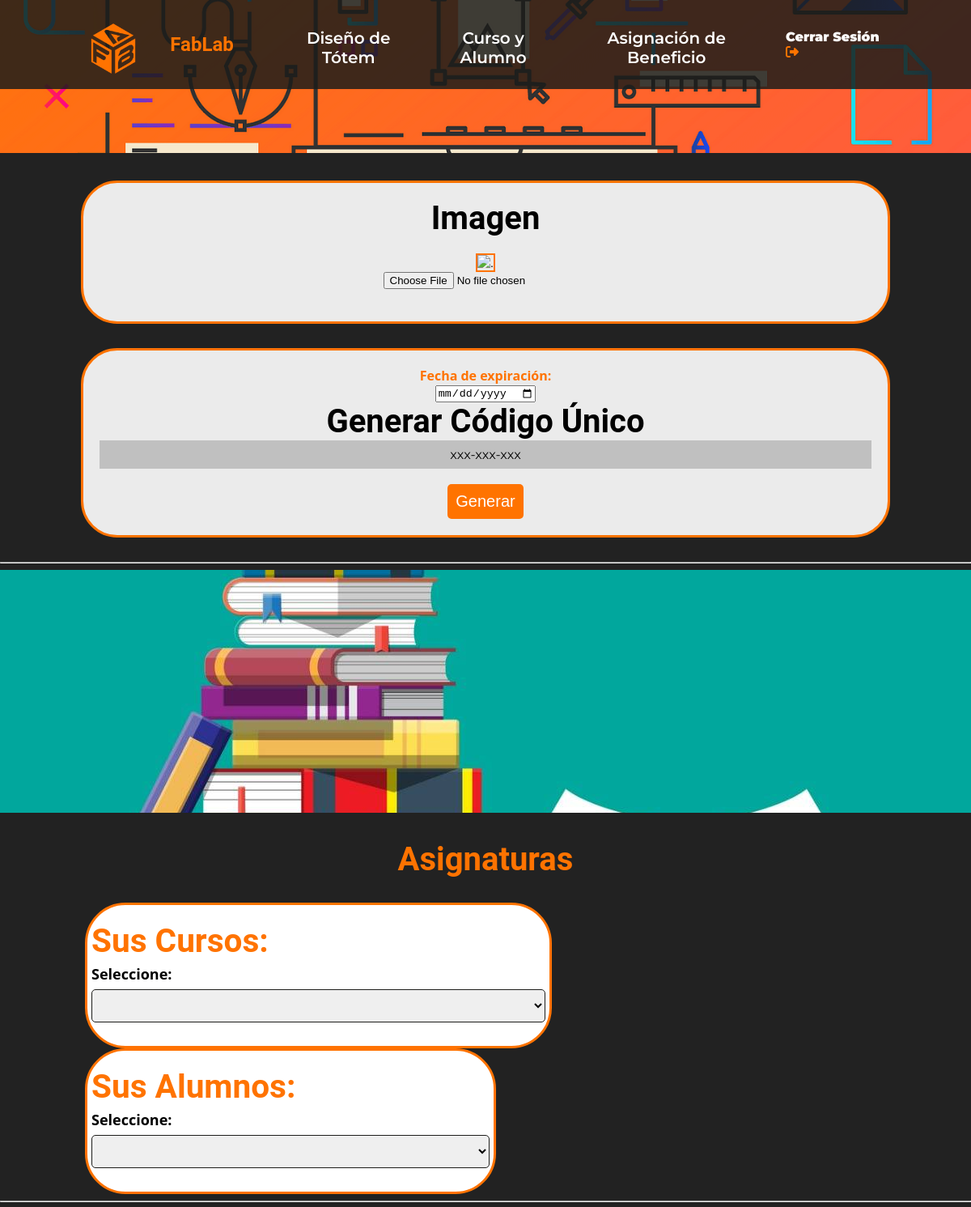
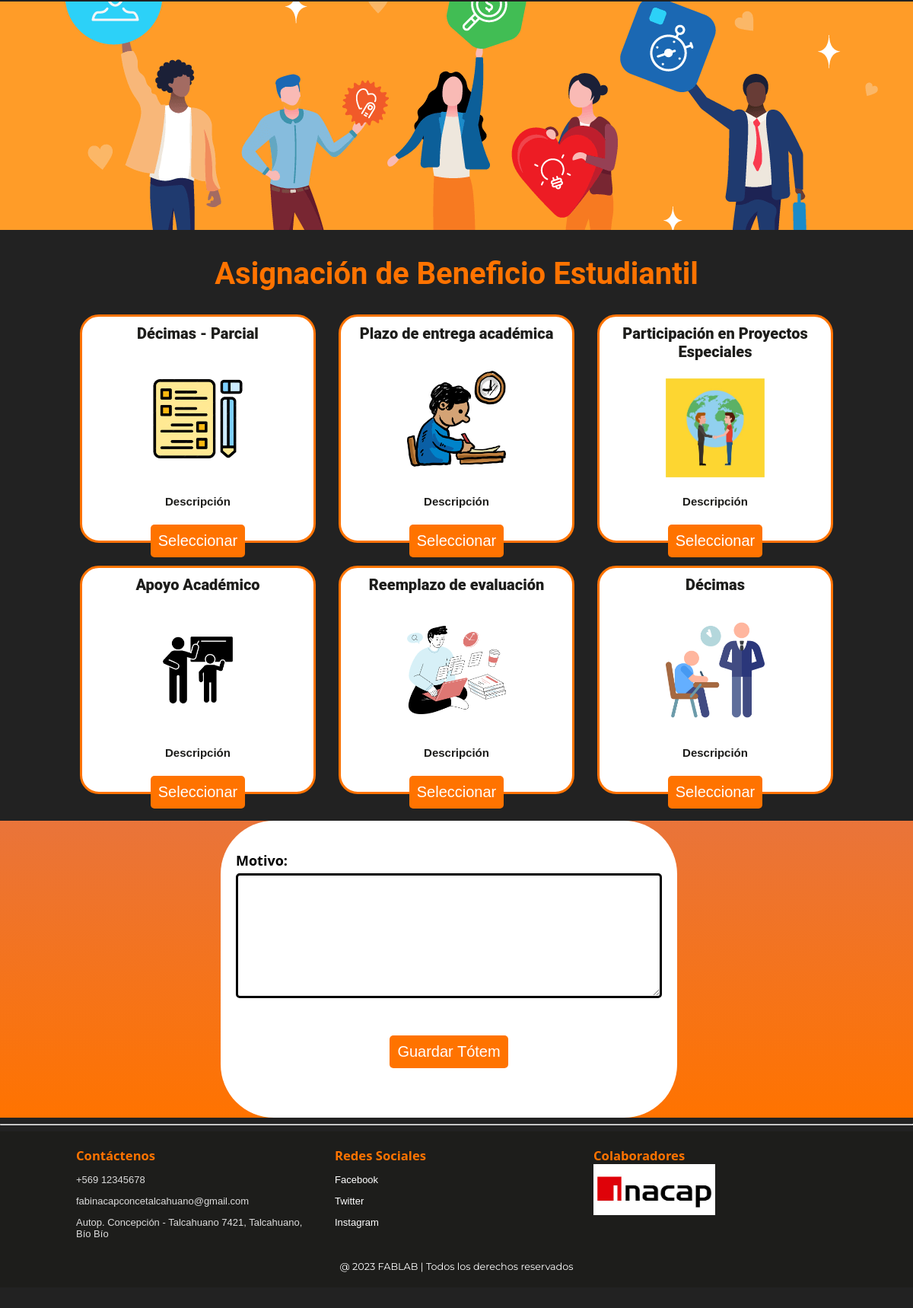
The app's page /diseno/ with its own data (2 pictures, top to bottom).
### core/models.py (models this page shows, shortened)
class Beneficio(models.Model):
    titulo = models.CharField(max_length=100)
    descripcion = models.CharField(max_length=100)
    requisitos = models.CharField(max_length=200)
    imagen = models.ImageField(upload_to='static/core/img/beneficios/', null=True, blank=True)

### core/views.py (the view)
# urls.py: path('diseno/', views.diseno,name="diseno"),
def diseno(request):
    disenoImg = Totem.objects.all()
    beneficios = Beneficio.objects.all()
    cursolistado = Curso.objects.all()
    alumnolist = Alumno.objects.all()
    return render(request,'core/diseno.html' ,{"img":disenoImg, "beneficios": beneficios, "cursos": cursolistado, "alumnos": alumnolist})

### core/templates/core/diseno.html (shortened to what this page needs)
{%extends 'core/base.html' %}
{%load static%}
{%block content%}
<section id="diseno-section" class="banner">
    <img src="{% static 'core/img/impresora3d.png'%}" alt="" class="banner__img">
</section>
<form action="{% url 'agregarTotemsDocente' %}" method="POST"  enctype="multipart/form-data">
    <main class="main">
        <section class="group--color">
            <div class="container">
                <label for="imagen" class="main__title">Imagen</label>
                <div class="diseño-totem">
                    <img id="uploaded-image" src="" alt=".">
                    <div class="file-upload">
                        <input type="file" name="imagen" id="imagen" accept="image/*" class="form-control-file">
                    </div>
                </div>
            </div>
        </section>
        <section class="group--color">
            <div class="container">
                <label for="row">Fecha de expiración:</label>
                    <div class="col-8">
                      <input id="fecha_expiracion" name="fecha_expiracion" type="date" required="required" class="form-control">
                    </div>
                <h2 class="main__title">Generar Código Único</h2>
                <div class="random-number">
                    <div id="hint-text" class="hint-text">xxx-xxx-xxx</div><br>
                    <button class="subeDiseno" id="generate-button" type="button">Generar</button>
                </div>
            </div>
        </section>
    </main>
    <hr class="mb-4">
    <section id="ramos-section" class="banner2">
        <img src="{% static 'core/img/ramoBnr.png'%}" alt="" class="banner__img">
    </section>
    <main class="main">
        <section class="group our-team">
            <h2 class="group__title">Asignaturas</h2>
        </section>
        <div class="container">
            <div class="row">
                <div class="col-md-6">
                    <div class="card-2">
                        <div class="row listado-cursos">
                            <div class="table-responsive py-2">
                                <h2>Sus Cursos:</h2>
                                <table class="table table-striped">
                                    <tbody>
                                        <tr>
                                            <label for="row">Seleccione:</label>
                                            <select id="curso" name="curso" class="custom-select" required="required">
                                                <option value="....."></option>
                                                {% for curso in cursos %}
                                                <option value="{{ curso.codigo }}">{{ curso.nombre }} - {{ curso.codigosecc }}</option>
                                                {% endfor %}
                                            </select>
                                        </tr>
                                    </tbody>
                                </table>
                            </div>
                        </div>
                    </div>
                </div>
                <div class="col-md-6">
                    <div class="card-2">
                        <div class="row listado-cursos">
                            <div class="table-responsive py-2">
                                <h2>Sus Alumnos:</h2>
                                <table class="table table-striped">
                                    <tbody>
                                        <tr>
                                            <label for="row">Seleccione:</label>
                                            <select id="alumno" name="alumno" class="custom-select" required="required">
                                                <option value="....."></option>
                                                {% for alumno in alumnos %}
                                                <option value="{{ alumno.rut }}">{{ alumno.nombre }} - {{ alumno.rut }}</option>
                                                {% endfor %}
                                            </select>
                                        </tr>
                                    </tbody>
                                </table>
                            </div>
                        </div>
                    </div>
                </div>
            </div>
        </div>
    </main>
    <hr class="mb-4">
    <section id="asigna-section" class="banner2">
        <img src="{% static 'core/img/beneficioBnr.png' %}" alt="" class="banner__img">
    </section>
    <section class="group our-team"><h2 class="group__title">Asignación de Beneficio Estudiantil</h2></section>
      <main class="main">
        <div class="container">
          <div class="row">
            {% for beneficio in beneficios %}
              <div class="col-md-4 mb-4">
                <div class="card fixed-height-card {% if beneficio.seleccionado %}seleccionado{% endif %}">
                  <div class="card-container">
                    <div class="card-body">
                      <h5 class="card-title">{{ beneficio.titulo }}</h5>
                      {% if beneficio.imagen and beneficio.imagen.url %}
                        <img src="{{ beneficio.imagen.url }}" class="card-img-top" alt="{{ beneficio.titulo }}" style="max-height: 200px; object-fit: contain; border-radius: 10px;">
                      {% else %}
                        <p>No hay imagen disponible</p>
                      {% endif %}
                      <p class="card-text">{{ beneficio.descripcion }}</p>
                    </div>
                    <div class="card-buttons">
                        <button type="button" class="btn btn-secondary" onclick="seleccionarBeneficio(this, '{{ beneficio.id }}')">Seleccionar</button>
                    </div>
                  </div>
                </div>
              </div>
            {% endfor %}
          </div>
        </div>
        <div class="containercontacto">
          <div class="formulario">
              <label for="motivo" style="color: black;">Motivo:</label>
              <textarea style="border: 3px solid black;" id="motivo" name="motivo" rows="6" required></textarea>
              <button name="submit" type="submit" class="btn btn-success" onsubmit="submitFormulario(event)">Guardar Tótem</button>
          </div>
        </div>
      </main>
</form>
<hr class="mb-4">
{%endblock%}

### core/static/core/css/estilo1.css (style rules this page uses)
* { box-sizing: border-box; }
body { font-family: 'Montserrat', sans-serif; margin: 0; background-color: #222; }
img { width: 100%; max-width: 100%; }
h1,h2,h3,h4,h5 { margin: 0; font-family: 'Roboto', sans-serif; color: #ff7300; }
.container { margin: auto; }
.banner { margin-top:-52px; position: relative; }
.banner2 { margin: 0; }
.banner:before { content: ''; position: absolute; width: 100%; height: 100%; z-index: 1000; top: 0; color: gray; }
.banner__img { width: 100%; height: 300px; object-fit:cover }
.group--color .container { background-color: rgba(255, 255, 255, 0.911); padding: 10px; text-align: center; border-radius: 45px; border: 3px solid #ff7300; }
.container p { color:#ddd; }
.main__title { font-size: 3em; font-family: 'Roboto', sans-serif; color: #000000; font-weight: bolder; }
.btn { position:relative; display: block; text-align: center; text-decoration: none; width: auto; background: #ff7300; color: #ffffff; padding:10px; margin: 8% auto; }
.group__title { font-family: 'Roboto', sans-serif; text-align: center; font-weight: bold; font-size: 1.8em; margin: 30px; }
@media screen and (min-width:480px) { .banner { margin-top: -111px; z-index: -1000; } }
@media screen and (min-width:1024px) { .container { width: 1000px ; } }
@media screen and (min-width:1024px) { .group--color .container { margin-top: 30px; margin-bottom: 30px; padding: 20px } }
@media screen and (min-width:1024px) { .main__title { font-size: 2.5em; } }
@media screen and (min-width:1024px) { .group__title { font-size: 2.5em; } }
button { position: absolute; top: 50%; padding: 10px; border: none; background-color: #c2828200; font-size: 20px; cursor: pointer; border-radius: 5px; }
.containercontacto { display: flex; justify-content: center; align-items: center; height: 100%; background: linear-gradient(to bottom, #e9743a, #ff7300); }
.formulario { background-color:white; border-radius: 70px; padding: 20px; width: 50%; max-width: 600px; margin-right: 20px; border: 5px #1d1d1b; }
.formulario label { display: block; font-size: 18px; margin-top: 20px; color: white; }
.formulario input[type="text"], .formulario input[type="email"], .formulario textarea { width: 100%; padding: 10px ; font-size: 20px; border-radius: 5px; border: none; margin-top: 5px; }
.row { color: #ff7300; font-weight: bold; font-size: 1.3em; font-family: Arial, Helvetica, sans-serif; }
label { color: #ff7300; font-family: system-ui; font-weight: bold; }
.subeDiseno { position: relative; color: #ffffff; background-color: #ff7300; }
.file-upload { align-items: center; }
.hint-text { background-color: #c0c0c0; color: #000000; padding: 8px 8px; flex-grow: 1; }
.diseño-totem { text-align: center; margin: 20px 0; }
#uploaded-image { max-width: 300px; max-height: 300px; border: 2px solid #ff7300; }
.row { display: flex; flex-wrap: wrap; justify-content: space-between; align-items: flex-start; margin: 5px 5px; }
.col-md-4 { width: calc(33.33% - 20px); margin-bottom: 30px; max-height: 400px; }
.card img { width: 130px; height: 150px; object-fit: contain; border-radius: 10px; display: block; margin: auto; }
.card { display: flex; flex-direction: column; height: 100%; background-color: white; border: 3px solid #ff7300; border-radius: 25px; }
.card-2 { display: flex; flex-direction: column; height: 180px; background-color: white; border: 3px solid #ff7300; border-radius: 50px; }
.fixed-height-card { height: 300px; }
.card-body { flex-grow: 1; display: flex; flex-direction: column; justify-content: space-between; align-items: center; }
.card h5 { color: #1d1d1b; font-size: 20px; text-align: center; font-weight: bolder; margin-top: 10px; }
.card p { margin: 0; color: #1d1d1b; font-size: 15px; text-align: center; }
.card { transition: border-radius 0.3s; }
.card-container { display: flex; flex-direction: column; height: 100%; }
.card-buttons { margin-top: auto; }
.card-buttons button { box-sizing: border-box; margin: auto; }
.listado-cursos { margin-top: 20px; }
.listado-cursos label { font-size: 18px; color: #000000; }
.listado-cursos select { width: 100%; padding: 10px; font-size: 16px; border-radius: 5px; border: 1px solid #1d1d1b; margin-top: 5px; margin-bottom: 5px; }

### records on screen
Beneficio: titulo "Décimas - Parcial", imagen (picture), descripcion "Descripción"
Beneficio: titulo "Plazo de entrega académica", imagen (picture), descripcion "Descripción"
Beneficio: titulo "Participación en Proyectos Especiales", imagen (picture), descripcion "Descripción"
Beneficio: titulo "Apoyo Académico", imagen (picture), descripcion "Descripción"
Beneficio: titulo "Reemplazo de evaluación", imagen (picture), descripcion "Descripción"
Beneficio: titulo "Décimas", imagen (picture), descripcion "Descripción"
